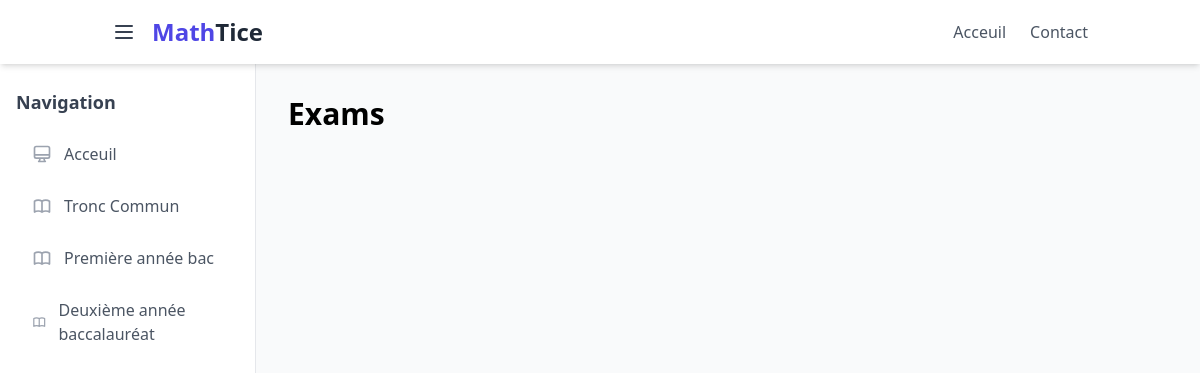
Before: /courses/exams/ with the older database file.
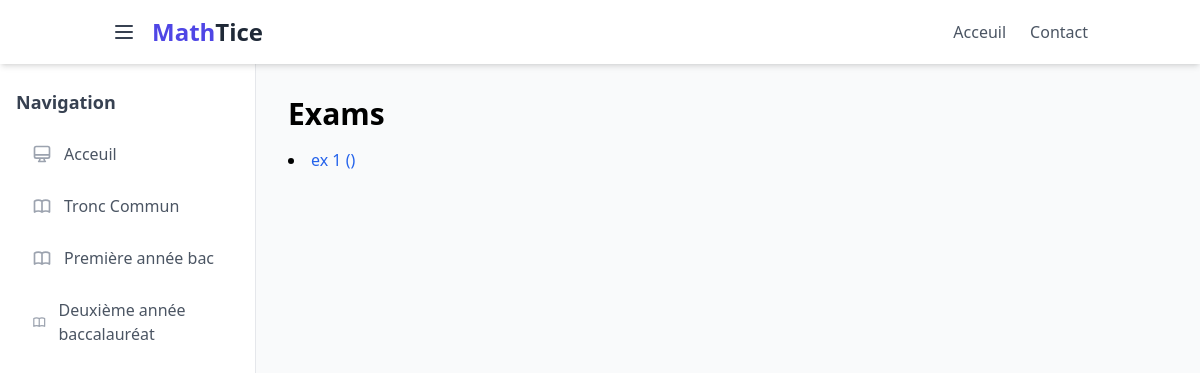
After: the same page with the newer database file.
### courses/models.py (models this page shows, shortened)
class SchoolLevel(models.Model):
    name = models.CharField(max_length=100)

class Exam(models.Model):
    title = models.CharField(max_length=200)
    level = models.ForeignKey(SchoolLevel, on_delete=models.CASCADE)
    pdf_file = models.FileField(upload_to='exams/')
    with_solution = models.BooleanField(default=False)

### courses/views.py (the view)
# urls.py: path('exams/', views.exam_list, name='exam_list'),
def exam_list(request):
    exams = Exam.objects.all()
    return render(request, 'courses/exam_list.html', {'exams': exams})

### courses/context_processors.py (called while the page is built)
def all_levels(request):
    return {
        'all_levels': SchoolLevel.objects.all()
    }

### webstudy/templates/courses/exam_list.html (shortened to what this page needs)
{% extends 'base.html' %}
{% block content %}
<h1 class="text-3xl font-bold mb-4">Exams</h1>
<ul class="list-disc list-inside">
    {% for exam in exams %}
    <li>
        <a href="{{ exam.pdf_file.url }}" class="text-blue-600 hover:underline" target="_blank">{{ exam.title }} ({{ exam.course.title }})</a>
    </li>
    {% endfor %}
</ul>
{% endblock %}

### webstudy/templates/base.html (shortened to what this page needs)
<!DOCTYPE html>
<html lang="en">
<head>
    <script src="https://cdn.tailwindcss.com"></script>
</head>
<body class="bg-gray-50 font-sans">
    <div class="flex flex-col h-screen">
        <header class="bg-white shadow-md z-30">
            <div class="container mx-auto px-6 py-4 flex justify-between items-center">
                <div class="flex items-center space-x-4">
                    <button id="sidebar-toggle" class="text-gray-700 hover:text-indigo-600 focus:outline-none">
                        <svg class="w-6 h-6" fill="none" stroke="currentColor" viewBox="0 0 24 24" xmlns="http://www.w3.org/2000/svg"><path stroke-linecap="round" stroke-linejoin="round" stroke-width="2" d="M4 6h16M4 12h16M4 18h16"></path></svg>
                    </button>
                    <a href="/" class="text-2xl font-bold text-gray-800">
                        <span class="text-indigo-600">Math</span>Tice
                    </a>
                </div>
                <nav class="hidden md:flex items-center space-x-6">
                    <a href="/" class="text-gray-600 hover:text-indigo-600 transition">Acceuil</a>
                    <a href="{% url 'contact' %}" class="text-gray-600 hover:text-indigo-600 transition">Contact</a>
                </nav>
            </div>
        </header>
        <div class="flex flex-1 overflow-hidden">
            <aside id="sidebar" class="w-64 bg-white shadow-lg flex-shrink-0 transform -translate-x-full transition-transform duration-300 ease-in-out z-20 md:translate-x-0 md:shadow-none md:border-r">
                <div class="py-6 px-4">
                    <h2 class="text-lg font-semibold text-gray-700 mb-4">Navigation</h2>
                    <nav class="space-y-2">
                        <a href="{% url 'article_list' %}" class="flex items-center px-4 py-2.5 text-gray-600 rounded-lg hover:bg-indigo-50 hover:text-indigo-700 transition group">
                            Acceuil
                        </a>
            {% for level in all_levels %}
            <a href="{% url 'courses_by_level' level.id %}" class="flex items-center p-2 px-4 py-2.5 text-gray-600 rounded-lg hover:bg-indigo-50 hover:text-indigo-700 transition group">
                {{ level.name }}
            </a>
            {% endfor %}
                    </nav>
                </div>
            </aside>
            <main class="flex-1 p-6 lg:p-8 overflow-y-auto">
                {% block content %}{% endblock %}
            </main>
        </div>
    </div>
</body>
</html>

Changed rows visible on the page:
added Exam: title "ex 1"
